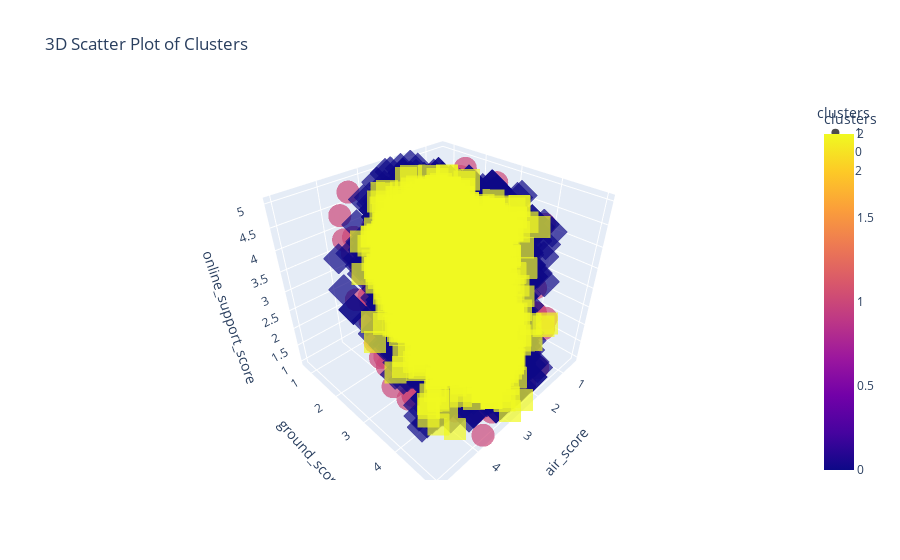

The notebook cell this image was saved under:
### Code cell
import plotly.express as px

# Assuming df is your DataFrame with the specified columns

fig = px.scatter_3d(df, x='air_score', y='ground_score', z='online_support_score', color='clusters',
                    symbol='clusters', opacity=0.7, size_max=10,
                    title='3D Scatter Plot of Clusters', color_discrete_sequence=px.colors.qualitative.Set1)
fig.show()

### Figure 1 — Plotly figure (JSON) as saved in the notebook; plotly's stock layout.template omitted (floating-point values rounded to 4 significant figures; data arrays with more than 128 entries replaced by an {"elided": "..."} marker saying what was removed)
{"data": [{"hovertemplate": "clusters=%{marker.color}<br>air_score=%{x}<br>ground_score=%{y}<br>online_support_score=%{z}<extra></extra>", "legendgroup": "1", "marker": {"color": {"elided": "3946 int values"}, "coloraxis": "coloraxis", "opacity": 0.7, "symbol": "circle"}, "mode": "markers", "name": "1", "scene": "scene", "showlegend": true, "type": "scatter3d", "x": {"elided": "3946 float values"}, "y": {"elided": "3946 float values"}, "z": {"elided": "3946 float values"}}, {"hovertemplate": "clusters=%{marker.color}<br>air_score=%{x}<br>ground_score=%{y}<br>online_support_score=%{z}<extra></extra>", "legendgroup": "0", "marker": {"color": {"elided": "8584 int values"}, "coloraxis": "coloraxis", "opacity": 0.7, "symbol": "diamond"}, "mode": "markers", "name": "0", "scene": "scene", "showlegend": true, "type": "scatter3d", "x": {"elided": "8584 float values"}, "y": {"elided": "8584 float values"}, "z": {"elided": "8584 float values"}}, {"hovertemplate": "clusters=%{marker.color}<br>air_score=%{x}<br>ground_score=%{y}<br>online_support_score=%{z}<extra></extra>", "legendgroup": "2", "marker": {"color": {"elided": "2592 int values"}, "coloraxis": "coloraxis", "opacity": 0.7, "symbol": "square"}, "mode": "markers", "name": "2", "scene": "scene", "showlegend": true, "type": "scatter3d", "x": {"elided": "2592 float values"}, "y": {"elided": "2592 float values"}, "z": {"elided": "2592 float values"}}], "layout": {"coloraxis": {"colorbar": {"title": {"text": "clusters"}}, "colorscale": [[0, "#0d0887"], [0.1111, "#46039f"], [0.2222, "#7201a8"], [0.3333, "#9c179e"], [0.4444, "#bd3786"], [0.5556, "#d8576b"], [0.6667, "#ed7953"], [0.7778, "#fb9f3a"], [0.8889, "#fdca26"], [1, "#f0f921"]]}, "legend": {"title": {"text": "clusters"}, "tracegroupgap": 0}, "scene": {"domain": {"x": [0, 1], "y": [0, 1]}, "xaxis": {"title": {"text": "air_score"}}, "yaxis": {"title": {"text": "ground_score"}}, "zaxis": {"title": {"text": "online_support_score"}}}, "title": {"text": "3D Scatter Plot of Clusters"}}}
